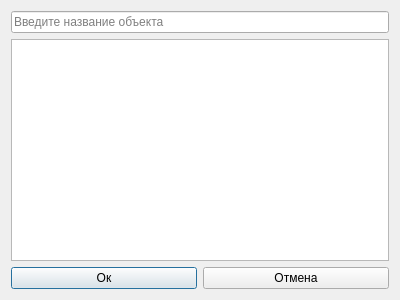
<?xml version="1.0" encoding="UTF-8"?>
<ui version="4.0">
 <class>ObjectEditor</class>
 <widget class="QDialog" name="ObjectEditor">
  <property name="geometry">
   <rect>
    <x>0</x>
    <y>0</y>
    <width>400</width>
    <height>300</height>
   </rect>
  </property>
  <property name="windowTitle">
   <string>Создание объекта</string>
  </property>
  <layout class="QVBoxLayout" name="verticalLayout">
   <item>
    <widget class="QLineEdit" name="nameEdit">
     <property name="placeholderText">
      <string>Введите название объекта</string>
     </property>
    </widget>
   </item>
   <item>
    <widget class="QGraphicsView" name="view"/>
   </item>
   <item>
    <layout class="QHBoxLayout" name="horizontalLayout">
     <item>
      <widget class="QPushButton" name="okButton">
       <property name="text">
        <string>Ок</string>
       </property>
      </widget>
     </item>
     <item>
      <widget class="QPushButton" name="cancelButton">
       <property name="text">
        <string>Отмена</string>
       </property>
      </widget>
     </item>
    </layout>
   </item>
  </layout>
 </widget>
 <resources/>
 <connections/>
</ui>
